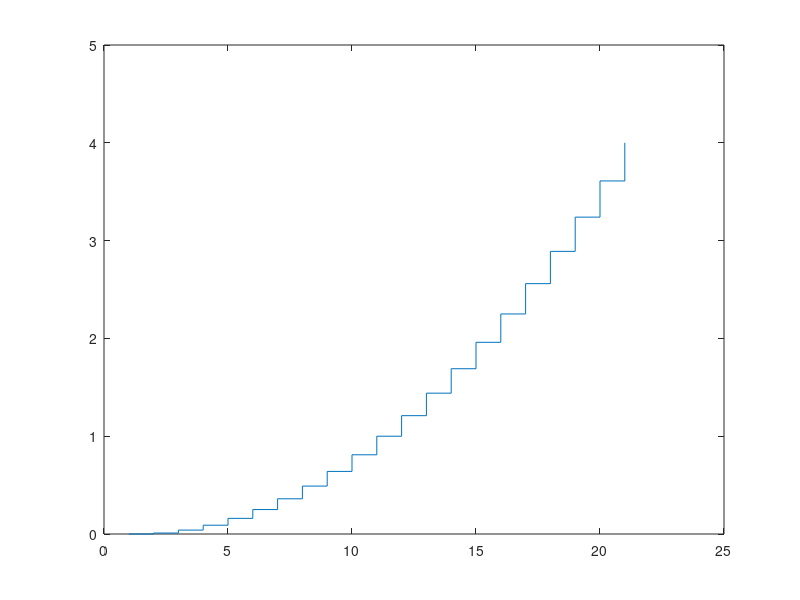

Recreate this plot in MATLAB. (Note: this script raises an error after producing the figure.)
%% Exercise 3

%% 3.1.1
% Find the Z-transform for the following functions using  a sample time T=0.1 and Table D.1
% * f(t) = t^2
% * f(t) = e^(-t)-e^(0.1*t)
% * f(t) = e^(-0.2*t)*cos(4*pi*t)
T=0.1;
z = tf('z',T);

t = 0:T:T*20;
f = t.^2
stairs(t, f)

H = (T^2*z^2 +T^2*z)/(1*z^3-3*z^2+3*z-1)
stairs(impulse(H,2)*T)

%% 3.1.2
a=1;
b=0.1;
syms z
num = [exp(-a*T)-exp(-b*T) 0];
vpa(expand((z-exp(-a*T))*(z-exp(-b*T))),3)
den = [1 -1.89 +0.896];

H = tf(num,den,T)


t = 0:T:T*20;
f = exp(-a*t)-exp(-b*t).^2
stairs(t*10, f)
hold on;
stairs(impulse(H,2)*T)
hold off;

%% 3.1.3
syms t
a=0.2
z = tf('z',T)
ztrans(exp(-a*t)*cos(4*sym(pi)*t));
H = (z^2-exp(-a*T)*z*cos(4*pi*T))/(z^2-2*exp(-a*T)*z*cos(4*pi*T)+exp(-2*a*T))
[num den] = tfdata(H);
num = cell2mat(num);
den = cell2mat(den);
num = num/num(1)
den = den/den(1)


t = 0:T:T*20;
f = exp(-a*t).*cos(4*pi*t);
stairs(t*10, f)
hold on;
stairs(impulse(H,2)*T)

%% Exercise 3.2
% * f(t) = e^(a-t)-e^(b*t) using linearity rule


%% Exercise 3.3
% * find the time function for F(z) = (3*z^2-1.736*z)/(z^2-1.368*z+0.368)
%   using partial fraction expansion

num = [3 -1.736] % after dividing numerator by z

den = [1 -1.368 0.368]


r = roots(den); %gives what should be on numerator

%partial fraction expansion

%get c1
z=r(1);

c1 =(3*z-1.736)/(z-r(2));

%get c2
z=r(2);

c2 =(3*z-1.736)/(z-r(1));


c1
c2
a1 = r(1)
a2 = r(2)
